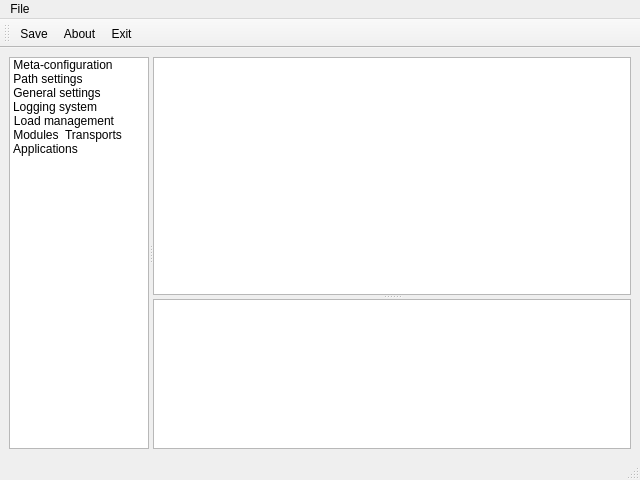
<ui version="4.0" >
 <class>MainWindow</class>
 <widget class="QMainWindow" name="MainWindow" >
  <property name="geometry" >
   <rect>
    <x>0</x>
    <y>0</y>
    <width>640</width>
    <height>480</height>
   </rect>
  </property>
  <property name="windowTitle" >
   <string>gnunet-setup</string>
  </property>
  <property name="windowIcon" >
   <iconset resource="pixmaps/pixmaps.qrc" >:/pixmaps/gnunet-logo-small.png</iconset>
  </property>
  <widget class="QWidget" name="centralwidget" >
   <layout class="QVBoxLayout" >
    <property name="margin" >
     <number>9</number>
    </property>
    <property name="spacing" >
     <number>6</number>
    </property>
    <item>
     <widget class="QSplitter" name="splitter_2" >
      <property name="orientation" >
       <enum>Qt::Horizontal</enum>
      </property>
      <widget class="QListWidget" name="listWidget" >
       <property name="maximumSize" >
        <size>
         <width>140</width>
         <height>16777215</height>
        </size>
       </property>
       <property name="iconSize" >
        <size>
         <width>96</width>
         <height>84</height>
        </size>
       </property>
       <property name="verticalScrollMode" >
        <enum>QAbstractItemView::ScrollPerPixel</enum>
       </property>
       <property name="movement" >
        <enum>QListView::Static</enum>
       </property>
       <property name="spacing" >
        <number>12</number>
       </property>
       <property name="viewMode" >
        <enum>QListView::IconMode</enum>
       </property>
       <item>
        <property name="text" >
         <string>Meta-configuration</string>
        </property>
        <property name="icon" >
         <iconset resource="pixmaps/pixmaps.qrc" >:/pixmaps/sect-meta.png</iconset>
        </property>
       </item>
       <item>
        <property name="text" >
         <string>Path settings</string>
        </property>
        <property name="icon" >
         <iconset resource="pixmaps/pixmaps.qrc" >:/pixmaps/sect-paths.png</iconset>
        </property>
       </item>
       <item>
        <property name="text" >
         <string>General settings</string>
        </property>
        <property name="icon" >
         <iconset resource="pixmaps/pixmaps.qrc" >:/pixmaps/sect-general.png</iconset>
        </property>
       </item>
       <item>
        <property name="text" >
         <string>Logging system</string>
        </property>
        <property name="icon" >
         <iconset resource="pixmaps/pixmaps.qrc" >:/pixmaps/sect-log.png</iconset>
        </property>
       </item>
       <item>
        <property name="text" >
         <string>Load management</string>
        </property>
        <property name="icon" >
         <iconset resource="pixmaps/pixmaps.qrc" >:/pixmaps/sect-load.png</iconset>
        </property>
       </item>
       <item>
        <property name="text" >
         <string>Modules</string>
        </property>
        <property name="icon" >
         <iconset resource="pixmaps/pixmaps.qrc" >:/pixmaps/sect-modules.png</iconset>
        </property>
       </item>
       <item>
        <property name="text" >
         <string>Transports</string>
        </property>
        <property name="icon" >
         <iconset resource="pixmaps/pixmaps.qrc" >:/pixmaps/sect-transports.png</iconset>
        </property>
       </item>
       <item>
        <property name="text" >
         <string>Applications</string>
        </property>
        <property name="icon" >
         <iconset resource="pixmaps/pixmaps.qrc" >:/pixmaps/sect-apps.png</iconset>
        </property>
       </item>
      </widget>
      <widget class="QSplitter" name="splitter" >
       <property name="orientation" >
        <enum>Qt::Vertical</enum>
       </property>
       <widget class="QTreeView" name="treeView" />
       <widget class="QTextBrowser" name="textBrowser" >
        <property name="sizePolicy" >
         <sizepolicy>
          <hsizetype>7</hsizetype>
          <vsizetype>0</vsizetype>
          <horstretch>0</horstretch>
          <verstretch>0</verstretch>
         </sizepolicy>
        </property>
        <property name="maximumSize" >
         <size>
          <width>16777215</width>
          <height>150</height>
         </size>
        </property>
       </widget>
      </widget>
     </widget>
    </item>
   </layout>
  </widget>
  <widget class="QMenuBar" name="menubar" >
   <property name="geometry" >
    <rect>
     <x>0</x>
     <y>0</y>
     <width>640</width>
     <height>21</height>
    </rect>
   </property>
   <widget class="QMenu" name="menuFile" >
    <property name="title" >
     <string>File</string>
    </property>
    <addaction name="actionSave" />
   </widget>
   <addaction name="menuFile" />
  </widget>
  <widget class="QStatusBar" name="statusbar" />
  <widget class="QToolBar" name="toolBar" >
   <property name="orientation" >
    <enum>Qt::Horizontal</enum>
   </property>
   <attribute name="toolBarArea" >
    <number>4</number>
   </attribute>
   <addaction name="actionSave" />
   <addaction name="actionAbout" />
   <addaction name="actionExit" />
  </widget>
  <action name="actionSave" >
   <property name="icon" >
    <iconset resource="pixmaps/pixmaps.qrc" >:/pixmaps/media-floppy.png</iconset>
   </property>
   <property name="text" >
    <string>Save</string>
   </property>
  </action>
  <action name="actionAbout" >
   <property name="icon" >
    <iconset resource="pixmaps/pixmaps.qrc" >:/pixmaps/about.png</iconset>
   </property>
   <property name="text" >
    <string>About</string>
   </property>
  </action>
  <action name="actionExit" >
   <property name="icon" >
    <iconset resource="pixmaps/pixmaps.qrc" >:/pixmaps/exit.png</iconset>
   </property>
   <property name="text" >
    <string>Exit</string>
   </property>
  </action>
 </widget>
 <resources>
  <include location="../../../../gnunet-qt/pixmaps/pixmaps.qrc" />
  <include location="pixmaps/pixmaps.qrc" />
 </resources>
 <connections/>
</ui>
